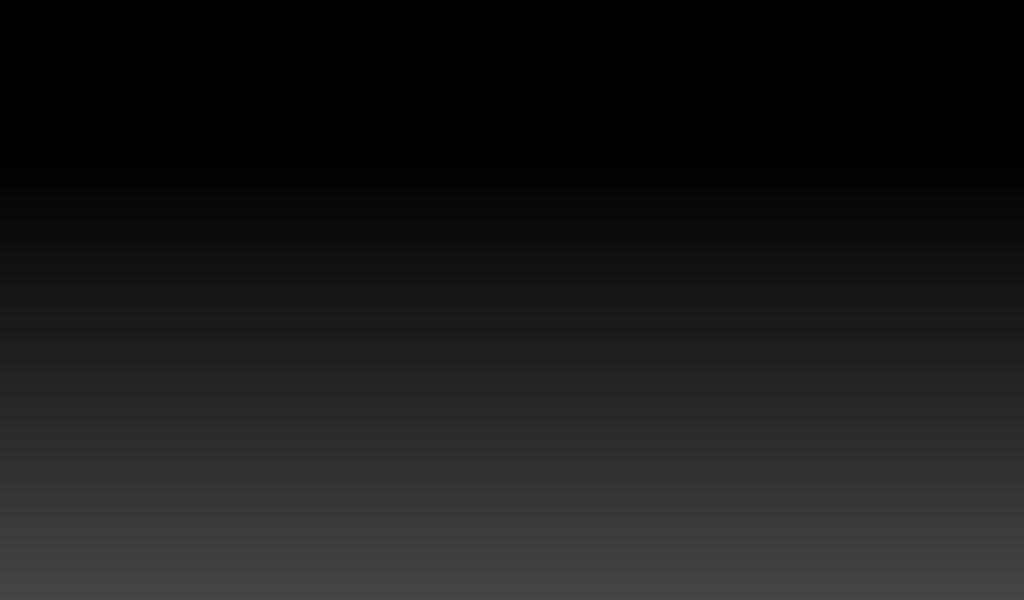
<?xml version="1.0" encoding="UTF-8"?>
<ui version="4.0">
 <class>MainWindow</class>
 <widget class="QMainWindow" name="MainWindow">
  <property name="geometry">
   <rect>
    <x>0</x>
    <y>0</y>
    <width>1024</width>
    <height>600</height>
   </rect>
  </property>
  <property name="sizePolicy">
   <sizepolicy hsizetype="Fixed" vsizetype="Fixed">
    <horstretch>0</horstretch>
    <verstretch>0</verstretch>
   </sizepolicy>
  </property>
  <property name="windowTitle">
   <string>MainWindow</string>
  </property>
  <property name="styleSheet">
   <string notr="true">background-color: qlineargradient(spread:pad, x1:0, y1:0.267, x2:0, y2:1, stop:0 rgba(0, 0, 0, 255), stop:1 rgba(70, 70, 70, 255));</string>
  </property>
  <widget class="QWidget" name="centralwidget">
   <widget class="QLabel" name="label">
    <property name="geometry">
     <rect>
      <x>10</x>
      <y>10</y>
      <width>171</width>
      <height>181</height>
     </rect>
    </property>
    <property name="styleSheet">
     <string notr="true">background-color: rgba(191, 64, 64, 0);</string>
    </property>
    <property name="text">
     <string/>
    </property>
    <property name="pixmap">
     <pixmap>vilson motors.png</pixmap>
    </property>
    <property name="scaledContents">
     <bool>true</bool>
    </property>
    <property name="wordWrap">
     <bool>false</bool>
    </property>
   </widget>
  </widget>
 </widget>
 <resources/>
 <connections/>
</ui>
